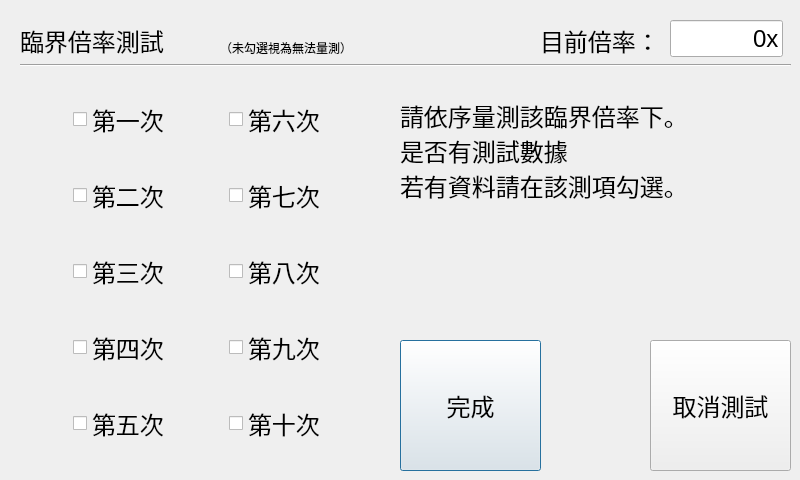
<?xml version="1.0" encoding="UTF-8"?>
<ui version="4.0">
 <class>dialog</class>
 <widget class="QDialog" name="dialog">
  <property name="geometry">
   <rect>
    <x>0</x>
    <y>0</y>
    <width>800</width>
    <height>480</height>
   </rect>
  </property>
  <property name="windowTitle">
   <string>臨界倍率測試程式</string>
  </property>
  <widget class="QWidget" name="gridLayoutWidget">
   <property name="geometry">
    <rect>
     <x>20</x>
     <y>70</y>
     <width>361</width>
     <height>405</height>
    </rect>
   </property>
   <layout class="QGridLayout" name="gridLayout">
    <item row="0" column="0">
     <widget class="QCheckBox" name="checkBox_1">
      <property name="sizePolicy">
       <sizepolicy hsizetype="Fixed" vsizetype="Fixed">
        <horstretch>0</horstretch>
        <verstretch>0</verstretch>
       </sizepolicy>
      </property>
      <property name="font">
       <font>
        <pointsize>18</pointsize>
       </font>
      </property>
      <property name="text">
       <string>第一次</string>
      </property>
     </widget>
    </item>
    <item row="2" column="0">
     <widget class="QCheckBox" name="checkBox_3">
      <property name="sizePolicy">
       <sizepolicy hsizetype="Fixed" vsizetype="Fixed">
        <horstretch>0</horstretch>
        <verstretch>0</verstretch>
       </sizepolicy>
      </property>
      <property name="font">
       <font>
        <pointsize>18</pointsize>
       </font>
      </property>
      <property name="text">
       <string>第三次</string>
      </property>
     </widget>
    </item>
    <item row="1" column="0">
     <widget class="QCheckBox" name="checkBox_2">
      <property name="sizePolicy">
       <sizepolicy hsizetype="Fixed" vsizetype="Fixed">
        <horstretch>0</horstretch>
        <verstretch>0</verstretch>
       </sizepolicy>
      </property>
      <property name="font">
       <font>
        <pointsize>18</pointsize>
       </font>
      </property>
      <property name="text">
       <string>第二次</string>
      </property>
     </widget>
    </item>
    <item row="4" column="0">
     <widget class="QCheckBox" name="checkBox_5">
      <property name="sizePolicy">
       <sizepolicy hsizetype="Fixed" vsizetype="Fixed">
        <horstretch>0</horstretch>
        <verstretch>0</verstretch>
       </sizepolicy>
      </property>
      <property name="font">
       <font>
        <pointsize>18</pointsize>
       </font>
      </property>
      <property name="text">
       <string>第五次</string>
      </property>
     </widget>
    </item>
    <item row="3" column="0">
     <widget class="QCheckBox" name="checkBox_4">
      <property name="sizePolicy">
       <sizepolicy hsizetype="Fixed" vsizetype="Fixed">
        <horstretch>0</horstretch>
        <verstretch>0</verstretch>
       </sizepolicy>
      </property>
      <property name="font">
       <font>
        <pointsize>18</pointsize>
       </font>
      </property>
      <property name="text">
       <string>第四次</string>
      </property>
     </widget>
    </item>
    <item row="0" column="1">
     <widget class="QCheckBox" name="checkBox_6">
      <property name="sizePolicy">
       <sizepolicy hsizetype="Fixed" vsizetype="Fixed">
        <horstretch>0</horstretch>
        <verstretch>0</verstretch>
       </sizepolicy>
      </property>
      <property name="font">
       <font>
        <pointsize>18</pointsize>
       </font>
      </property>
      <property name="text">
       <string>第六次</string>
      </property>
     </widget>
    </item>
    <item row="1" column="1">
     <widget class="QCheckBox" name="checkBox_7">
      <property name="sizePolicy">
       <sizepolicy hsizetype="Fixed" vsizetype="Fixed">
        <horstretch>0</horstretch>
        <verstretch>0</verstretch>
       </sizepolicy>
      </property>
      <property name="font">
       <font>
        <pointsize>18</pointsize>
       </font>
      </property>
      <property name="text">
       <string>第七次</string>
      </property>
     </widget>
    </item>
    <item row="2" column="1">
     <widget class="QCheckBox" name="checkBox_8">
      <property name="sizePolicy">
       <sizepolicy hsizetype="Fixed" vsizetype="Fixed">
        <horstretch>0</horstretch>
        <verstretch>0</verstretch>
       </sizepolicy>
      </property>
      <property name="font">
       <font>
        <pointsize>18</pointsize>
       </font>
      </property>
      <property name="text">
       <string>第八次</string>
      </property>
     </widget>
    </item>
    <item row="3" column="1">
     <widget class="QCheckBox" name="checkBox_9">
      <property name="sizePolicy">
       <sizepolicy hsizetype="Fixed" vsizetype="Fixed">
        <horstretch>0</horstretch>
        <verstretch>0</verstretch>
       </sizepolicy>
      </property>
      <property name="font">
       <font>
        <pointsize>18</pointsize>
       </font>
      </property>
      <property name="text">
       <string>第九次</string>
      </property>
     </widget>
    </item>
    <item row="4" column="1">
     <widget class="QCheckBox" name="checkBox_10">
      <property name="sizePolicy">
       <sizepolicy hsizetype="Fixed" vsizetype="Fixed">
        <horstretch>0</horstretch>
        <verstretch>0</verstretch>
       </sizepolicy>
      </property>
      <property name="font">
       <font>
        <pointsize>18</pointsize>
       </font>
      </property>
      <property name="text">
       <string>第十次</string>
      </property>
     </widget>
    </item>
   </layout>
  </widget>
  <widget class="Line" name="line">
   <property name="geometry">
    <rect>
     <x>20</x>
     <y>50</y>
     <width>771</width>
     <height>31</height>
    </rect>
   </property>
   <property name="orientation">
    <enum>Qt::Horizontal</enum>
   </property>
  </widget>
  <widget class="QLabel" name="label">
   <property name="geometry">
    <rect>
     <x>20</x>
     <y>20</y>
     <width>521</width>
     <height>41</height>
    </rect>
   </property>
   <property name="font">
    <font>
     <pointsize>18</pointsize>
    </font>
   </property>
   <property name="text">
    <string>臨界倍率測試</string>
   </property>
  </widget>
  <widget class="QLabel" name="label_2">
   <property name="geometry">
    <rect>
     <x>540</x>
     <y>20</y>
     <width>131</width>
     <height>41</height>
    </rect>
   </property>
   <property name="font">
    <font>
     <pointsize>18</pointsize>
    </font>
   </property>
   <property name="text">
    <string>目前倍率：</string>
   </property>
  </widget>
  <widget class="QLineEdit" name="lineEdit">
   <property name="geometry">
    <rect>
     <x>670</x>
     <y>20</y>
     <width>113</width>
     <height>37</height>
    </rect>
   </property>
   <property name="font">
    <font>
     <pointsize>18</pointsize>
    </font>
   </property>
   <property name="text">
    <string>0x</string>
   </property>
   <property name="alignment">
    <set>Qt::AlignRight|Qt::AlignTrailing|Qt::AlignVCenter</set>
   </property>
  </widget>
  <widget class="QPushButton" name="Done">
   <property name="geometry">
    <rect>
     <x>400</x>
     <y>340</y>
     <width>141</width>
     <height>131</height>
    </rect>
   </property>
   <property name="font">
    <font>
     <pointsize>18</pointsize>
    </font>
   </property>
   <property name="text">
    <string>完成</string>
   </property>
  </widget>
  <widget class="QPushButton" name="Cancel">
   <property name="geometry">
    <rect>
     <x>650</x>
     <y>340</y>
     <width>141</width>
     <height>131</height>
    </rect>
   </property>
   <property name="font">
    <font>
     <pointsize>18</pointsize>
    </font>
   </property>
   <property name="text">
    <string>取消測試</string>
   </property>
  </widget>
  <widget class="QLabel" name="label_3">
   <property name="geometry">
    <rect>
     <x>400</x>
     <y>80</y>
     <width>381</width>
     <height>141</height>
    </rect>
   </property>
   <property name="font">
    <font>
     <pointsize>18</pointsize>
    </font>
   </property>
   <property name="autoFillBackground">
    <bool>true</bool>
   </property>
   <property name="text">
    <string>請依序量測該臨界倍率下。
是否有測試數據
若有資料請在該測項勾選。</string>
   </property>
   <property name="scaledContents">
    <bool>true</bool>
   </property>
  </widget>
  <widget class="QLabel" name="label_4">
   <property name="geometry">
    <rect>
     <x>220</x>
     <y>40</y>
     <width>161</width>
     <height>16</height>
    </rect>
   </property>
   <property name="text">
    <string>（未勾選視為無法量測）</string>
   </property>
  </widget>
 </widget>
 <resources/>
 <connections/>
</ui>
